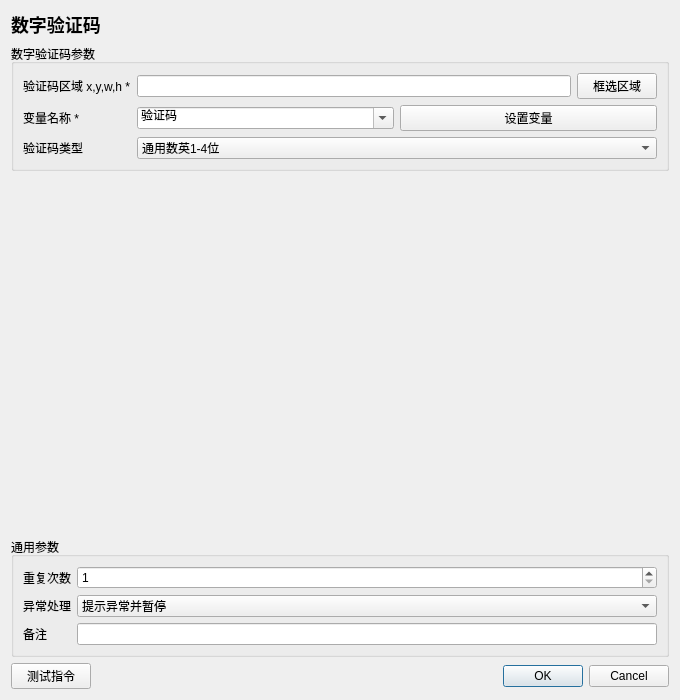
<?xml version="1.0" encoding="UTF-8"?>
<ui version="4.0"><class>InstructionEditor</class><widget class="QDialog" name="InstructionEditor">
<property name="geometry"><rect><x>0</x><y>0</y><width>680</width><height>700</height></rect></property><property name="minimumSize"><size><width>560</width><height>480</height></size></property><property name="windowTitle"><string>数字验证码</string></property>
<layout class="QVBoxLayout" name="rootLayout">
<item><widget class="QLabel" name="titleLabel"><property name="text"><string>数字验证码</string></property><property name="styleSheet"><string>font-size: 18px; font-weight: 600;</string></property></widget></item>
<item><widget class="QGroupBox" name="parameterGroupBox"><property name="title"><string>数字验证码参数</string></property><layout class="QFormLayout" name="parameterFormLayout"><item row="0" column="0"><widget class="QLabel" name="parameterLabel_0"><property name="text"><string>验证码区域 x,y,w,h *</string></property></widget></item><item row="0" column="1"><widget class="QWidget" name="parameterContainer_0" native="true"><layout class="QHBoxLayout" name="parameterLayout_0"><property name="leftMargin"><number>0</number></property><property name="topMargin"><number>0</number></property><property name="rightMargin"><number>0</number></property><property name="bottomMargin"><number>0</number></property><item><widget class="QLineEdit" name="parameter_0"><property name="text"><string></string></property></widget></item><item><widget class="QPushButton" name="auxiliary_0"><property name="text"><string>框选区域</string></property></widget></item></layout></widget></item>
<item row="1" column="0"><widget class="QLabel" name="parameterLabel_1"><property name="text"><string>变量名称 *</string></property></widget></item><item row="1" column="1"><widget class="QWidget" name="parameterContainer_1" native="true"><layout class="QHBoxLayout" name="parameterLayout_1"><property name="leftMargin"><number>0</number></property><property name="topMargin"><number>0</number></property><property name="rightMargin"><number>0</number></property><property name="bottomMargin"><number>0</number></property><item><widget class="QComboBox" name="parameter_1"><property name="editable"><bool>true</bool></property><item><property name="text"><string>验证码</string></property></item></widget></item><item><widget class="QPushButton" name="auxiliary_1"><property name="text"><string>设置变量</string></property></widget></item></layout></widget></item>
<item row="2" column="0"><widget class="QLabel" name="parameterLabel_2"><property name="text"><string>验证码类型</string></property></widget></item><item row="2" column="1"><widget class="QComboBox" name="parameter_2"><item><property name="text"><string>通用数英1-4位</string></property></item><item><property name="text"><string>通用数英5-8位</string></property></item><item><property name="text"><string>通用数英9~11位</string></property></item><item><property name="text"><string>通用数英12位及以上</string></property></item><item><property name="text"><string>通用数英1~6位plus</string></property></item><item><property name="text"><string>定制-数英5位~qcs</string></property></item><item><property name="text"><string>定制-纯数字4位</string></property></item><item><property name="text"><string>通用中文字符1~2位</string></property></item><item><property name="text"><string>通用中文字符3~5位</string></property></item><item><property name="text"><string>通用中文字符6~8位</string></property></item><item><property name="text"><string>通用中文字符9位及以上</string></property></item><item><property name="text"><string>定制-XX西游苦行中文字符</string></property></item><item><property name="text"><string>通用数字计算题</string></property></item><item><property name="text"><string>通用中文计算题</string></property></item><property name="currentIndex"><number>0</number></property></widget></item></layout></widget></item>
<item><spacer name="verticalSpacer"><property name="orientation"><enum>Qt::Vertical</enum></property><property name="sizeHint" stdset="0"><size><width>20</width><height>20</height></size></property></spacer></item>
<item><widget class="QGroupBox" name="commonGroupBox"><property name="title"><string>通用参数</string></property><layout class="QFormLayout" name="commonFormLayout">
<item row="0" column="0"><widget class="QLabel" name="repeatLabel"><property name="text"><string>重复次数</string></property></widget></item><item row="0" column="1"><widget class="QSpinBox" name="repeatSpinBox"><property name="minimum"><number>1</number></property><property name="maximum"><number>999999</number></property><property name="value"><number>1</number></property></widget></item>
<item row="1" column="0"><widget class="QLabel" name="errorPolicyLabel"><property name="text"><string>异常处理</string></property></widget></item><item row="1" column="1"><widget class="QComboBox" name="errorPolicyComboBox"><item><property name="text"><string>自动跳过</string></property></item><item><property name="text"><string>提示异常并暂停</string></property></item><item><property name="text"><string>提示异常并停止</string></property></item><property name="currentIndex"><number>1</number></property></widget></item>
<item row="2" column="0"><widget class="QLabel" name="noteLabel"><property name="text"><string>备注</string></property></widget></item><item row="2" column="1"><widget class="QLineEdit" name="noteEdit"/></item>
</layout></widget></item>
<item><layout class="QHBoxLayout" name="footerLayout"><item><widget class="QPushButton" name="testButton"><property name="text"><string>测试指令</string></property></widget></item><item><spacer name="footerSpacer"><property name="orientation"><enum>Qt::Horizontal</enum></property><property name="sizeHint" stdset="0"><size><width>40</width><height>20</height></size></property></spacer></item><item><widget class="QDialogButtonBox" name="buttonBox"><property name="standardButtons"><set>QDialogButtonBox::Cancel|QDialogButtonBox::Ok</set></property></widget></item></layout></item>
</layout></widget><resources/><connections/></ui>
